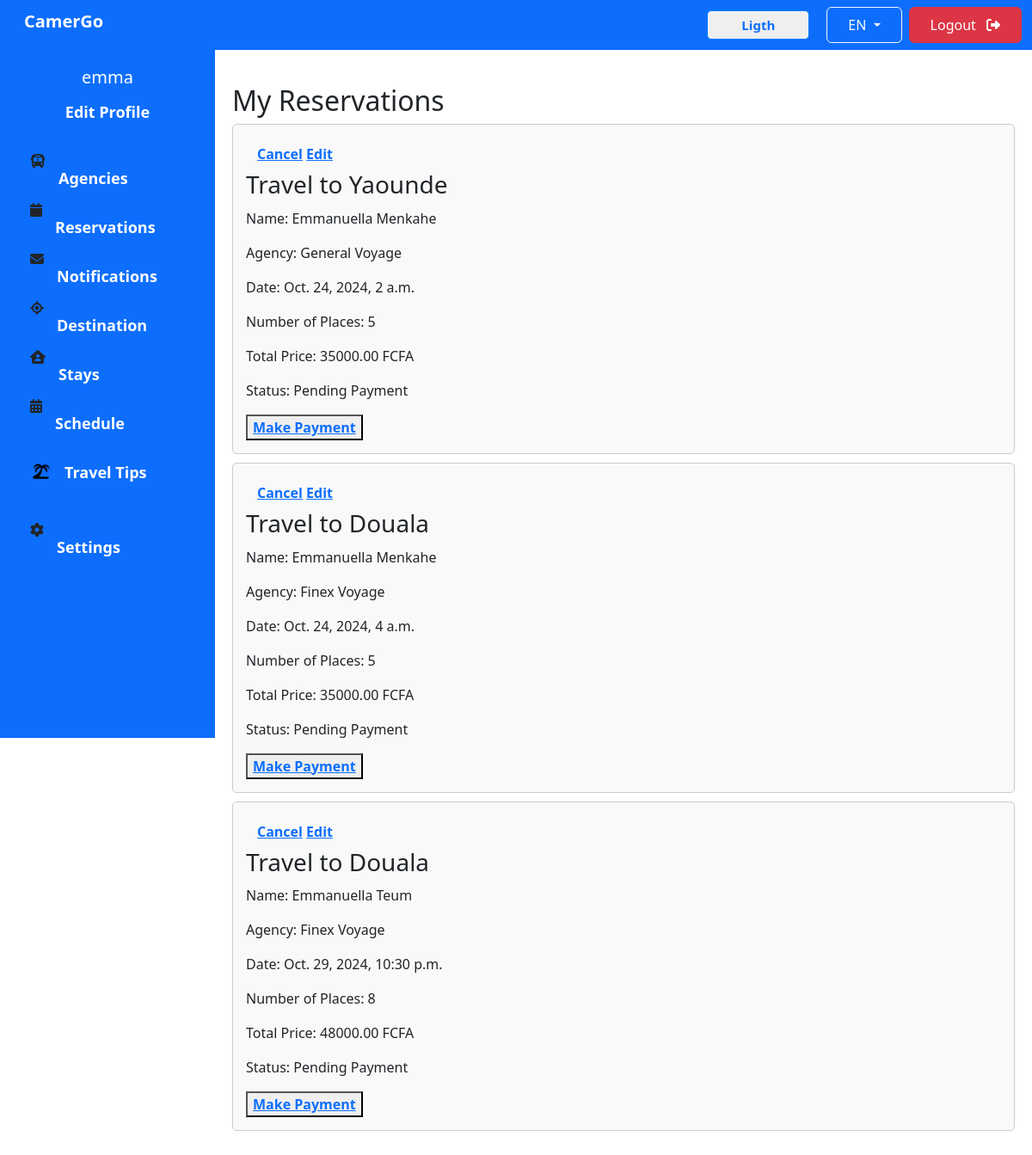
Screenshot of /reservations/ (signed in) with the database file from the repository.
### accounts/models.py (models this page shows, shortened)
class CustomUser(AbstractUser):
    ROLE_CHOICES = [
        ('admin', 'Admin'),
        ('accommodation_receptionist', 'Accommodation_Receptionist'),
        ('agency_receptionist', 'Agency_Receptionist'),
        ('client', 'Client'),
    ]
    roles = models.CharField(max_length=50, choices=ROLE_CHOICES, null=True, blank=True, default='client')

class Reservation(models.Model):
    STATUS_CHOICES = (
        ('pending', 'Pending Payment'),
        ('paid', 'Paid'),
        ('canceled', 'Canceled'),
    )
    travel_plan = models.ForeignKey('TravelPlan', on_delete=models.CASCADE)
    user = models.ForeignKey(CustomUser, on_delete=models.CASCADE)
    full_name = models.CharField(max_length=255, default='Emmanuella Menkahe')
    phone_number = models.PositiveIntegerField(default='237652996622')
    number_of_places = models.PositiveIntegerField()
    total_price = models.DecimalField(max_digits=10, decimal_places=2)
    id_card_number = models.CharField(max_length=50)
    reserved_at = models.DateTimeField(auto_now_add=True)
    status = models.CharField(max_length=10, choices=STATUS_CHOICES, default='pending')

class TravelPlan(models.Model):
    STATUS_CHOICES = [
        ('complete', 'Complete'),
        ('active', 'Active'),
    ]
    departure = models.CharField(max_length=100)
    time = models.TimeField()
    price = models.DecimalField(max_digits=10, decimal_places=2)
    type = models.CharField(max_length=255, default='simple')
    date = models.DateField()
    destination = models.CharField(max_length=100)
    number_of_places = models.PositiveIntegerField()
    number_of_available_places = models.PositiveIntegerField()
    status = models.CharField(max_length=10, choices=STATUS_CHOICES, default='active')
    agency = models.ForeignKey(Agency, on_delete=models.CASCADE)

class Agency(models.Model):
    name = models.CharField(max_length=255)
    image = models.ImageField(upload_to='image/agency/')
    description = models.TextField()
    agency_receptionist = models.ForeignKey(settings.AUTH_USER_MODEL, on_delete=models.SET_NULL,
        null=True, limit_choices_to={'roles': 'agency_receptionist'},related_name='managed_agencies'
    )
    def __str__(self):
        return self.name

### accounts/views.py (the view)
# urls.py: path('reservations/', views.list_client_reservations, name='list_client_reservations'),
def list_client_reservations(request):
    if not request.user.is_authenticated:
        return redirect('login')
    client_reservations = Reservation.objects.filter(user=request.user)
    return render(request, 'pages/UserDashboard/clientreservation.html', {'reservations': client_reservations})

### accounts/templates/pages/UserDashboard/clientreservation.html
{% extends "pages/UserDashboard/base.html" %}
{% load static %}
{% block content %}
    <div class="content">
        <h2>My Reservations</h2>
        {% if reservations %}
            <div class="reservations-list">
                {% for reservation in reservations %}
                    <div class="reservation">
                        <div class="head">
                            <div class="btn">
                                <a href="{% url 'cancel_reservation' reservation.id %}">Cancel</a>
                                <a href="{% url 'update_reservation' reservation.id %}">Edit</a>
                            </div>
                            <h3>Travel to {{ reservation.travel_plan.destination }}</h3>
                        </div>
                        <p>Name: {{ reservation.full_name }}</p>
                        <p>Agency: {{ reservation.travel_plan.agency }}</p>
                        <p>Date: {{ reservation.travel_plan.date }}, {{ reservation.travel_plan.time }}</p>
                        <p>Number of Places: {{ reservation.number_of_places }}</p>
                        <p>Total Price: {{ reservation.total_price }} FCFA</p>
                        <p>Status: {{ reservation.get_status_display }}</p>
                        <button><a href="#">Make Payment</a></button>
                    </div>
                {% endfor %}
            </div>
        {% else %}
            <p>You have no reservations.</p>
        {% endif %}
    </div>
{% endblock %}

### accounts/templates/pages/UserDashboard/base.html (shortened to what this page needs)
{% load static %}
<!DOCTYPE html>
<html lang="en">
<head>
    <link rel="stylesheet" href="{% static 'css/UserDashboard/destination.css' %}">
    <link rel="stylesheet" href="{% static 'css/UserDashboard/agency.css' %}">
    <link rel="stylesheet" href="{% static 'css/UserDashboard/stays.css' %}">
    <link rel="stylesheet" href="{% static 'css/UserDashboard/reservation.css' %}">
    <link href="https://cdn.jsdelivr.net/npm/bootstrap@5.3.3/dist/css/bootstrap.min.css" rel="stylesheet">
    <link rel="stylesheet" href="../../../static/css/basic.css">
     <link rel="stylesheet" href="https://cdnjs.cloudflare.com/ajax/libs/font-awesome/6.5.2/css/all.min.css"
 />
</head>
<body>
    <nav class="navbar navbar-expand-lg navbar-light bg-primary">
        <div class="container-fluid">
            <h4 class="navbar-brand text-white fw-bold ms-3">CamerGo</h4>
            <div class="d-flex align-items-center ms-auto">
                <button class="btn1"><a href="#" class="text-decoration-none px-4 py-2" id="darkModeToggle">Ligth</a></button>
                <div class="dropdown me-2">
                    <button class="btn px-4 py-2 btn-outline-light dropdown-toggle" type="button" id="languageDropdown" data-bs-toggle="dropdown" aria-expanded="false">
                        EN
                    </button>
                </div>
                <div class="">
                    <a href="{% url 'logout' %}" class="btn btn-danger px-4 py-2">Logout <i class="ms-2 fa-solid fa-right-from-bracket"></i></a></div>
            </div>
        </div>
    </nav>
    <div class="sidebar bg-primary">
        <div class="profile">
            {% if user.is_authenticated %}
                <h5>{{ user.username }}</h5>
            {% else %}
                <h5>Hello, Guest!</h5>
            {% endif %}
            <a href="{% url 'create_profile' %}" class="text-white">Edit Profile</a>
        </div>
        <div class="menu">
            <div class="menu-item">
                <i class="fa-solid fa-bus"></i>
                <a href="{% url 'list_agency' %}">Agencies</a>
            </div>
            <div class="menu-item">
                <i class="fa-solid fa-calendar"></i>
                <a href="{% url 'list_client_reservations' %}">Reservations</a>
            </div>
            <div class="menu-item">
                <i class="fa-solid fa-envelope"></i>
                <a href="{% url 'notifications' %}">Notifications</a>
            </div>
            <div class="menu-item1">
                <i class="fa-solid fa-location-crosshairs"></i>
                <a href="{% url 'destination' %}">Destination</a>
            </div>
            <div class="menu-item">
                <i class="fa-solid fa-house-user"></i>
                <a href="{% url 'accommodation_list' %}">Stays</a>
            </div>
            <div class="menu-item">
                <i class="fa-solid fa-calendar-days"></i>
                <a href="{% url 'list_schedules' %}">Schedule</a>
            </div>
            <div class="menu-item">
                <img src="./../../../static/image/logos/Beach.png" alt="Travel Tips">
                <a href="{% url 'tips' %}">Travel Tips</a>
            </div>
            <div class="settings">
                <i class="fa-solid fa-gear"></i>
                <a href="#">Settings</a>
            </div>
        </div>
    </div>
    <main>{% block content %} {% endblock %}</main>
</body>

### accounts/static/css/UserDashboard/destination.css (style rules this page uses)
body { font-family: "Space Grotesk", sans-serif; }
.navbar { position:fixed; }
.navbar .btn1 { text-decoration: none; border: solid #007BFF 1px; border-radius: 5px; margin-right: 20px; padding: 5px 15px; font-size: 15px; font-weight: bold; }
.sidebar { width: 250px; background-color: #4db8ff; padding-top: 20px; height: 100vh; position: fixed; }
.menu-item { display: flex; }
.menu-item img { width: 25px; height: 35px; margin-top: 10px; }
.menu-item1 { display: flex; }
.settings { display: flex; margin-top: 30px; }
.sidebar a { padding: 15px; text-decoration: none; font-size: 18px; color: white; display: block; }
.sidebar .menu { padding-left: 35px; }
.sidebar .profile { text-align: center; padding-bottom: 20px; }
.sidebar .profile h5 { color: white; margin: 0; }
.content { margin-left: 250px; padding: 20px; }

### accounts/static/css/UserDashboard/agency.css (style rules this page uses)
body { font-family: "Space Grotesk", sans-serif; }
.navbar { position:fixed; bottom: 0; right: 0; }
.navbar .btn1 { text-decoration: none; border: solid #007BFF 1px; border-radius: 5px; margin-right: 20px; padding: 5px 15px; font-size: 15px; font-weight: bold; }
.sidebar { width: 250px; background-color: #4db8ff; padding-top: 20px; height: 100vh; position: fixed; }
.menu-item { display: flex; }
.menu-item img { width: 25px; height: 35px; margin-top: 10px; }
.menu-item1 { display: flex; }
.settings { display: flex; margin-top: 30px; }
.sidebar a { padding: 15px; text-decoration: none; font-size: 18px; color: white; display: block; transition: all 1s; }
.sidebar .menu { padding-left: 35px; }
.sidebar .profile { text-align: center; padding-bottom: 20px; }
.sidebar .profile h5 { color: white; margin: 0; }
.content { margin-left: 250px; padding: 20px; }
a { text-decoration: none; color: white; font-weight: bold; transition: all 0.2s ease; }

### accounts/static/css/UserDashboard/stays.css (style rules this page uses)
body { font-family: Arial, sans-serif; }
.navbar { position:fixed; bottom: 0; right: 0; }
.navbar .btn1 { text-decoration: none; border: solid #007BFF 1px; border-radius: 5px; margin-right: 20px; padding: 5px 15px; font-size: 15px; font-weight: bold; }
.sidebar { width: 250px; background-color: #4db8ff; padding-top: 20px; height: 100vh; position: fixed; }
.menu-item { display: flex; }
.menu-item img { width: 25px; height: 35px; margin-top: 10px; }
.menu-item1 { display: flex; }
.settings { display: flex; margin-top: 30px; }
.sidebar a { padding: 15px; text-decoration: none; font-size: 18px; color: white; display: block; }
.sidebar .menu { padding-left: 35px; }
.sidebar .profile { text-align: center; padding-bottom: 20px; }
.sidebar .profile h5 { color: white; margin: 0; }
.content { margin-left: 250px; padding: 20px; }
.navbar { position:relative; }
.content { margin-left: 250px; margin-top: 20px; padding: 20px; }

### accounts/static/css/UserDashboard/reservation.css (style rules this page uses)
.reservation { border: 1px solid #ccc; padding: 15px; margin-bottom: 10px; border-radius: 5px; background-color: #f9f9f9; }
.reservation h3 { margin: 0 0 10px 0; }

### rows the page displays
CustomUser: username "emma"
Reservation: travel_plan.destination "Yaounde", full_name "Emmanuella Menkahe", travel_plan.agency "General Voyage", travel_plan "Oct. 24, 2024", travel_plan.time "2 a.m.", number_of_places "5", total_price "35000.00", status "Pending Payment"
Reservation: travel_plan.destination "Douala", full_name "Emmanuella Menkahe", travel_plan.agency "Finex Voyage", travel_plan "Oct. 24, 2024", travel_plan.time "4 a.m.", number_of_places "5", total_price "35000.00", status "Pending Payment"
Reservation: travel_plan.destination "Douala", full_name "Emmanuella Teum", travel_plan.agency "Finex Voyage", travel_plan "Oct. 29, 2024", travel_plan.time "10:30 p.m.", number_of_places "8", total_price "48000.00", status "Pending Payment"
